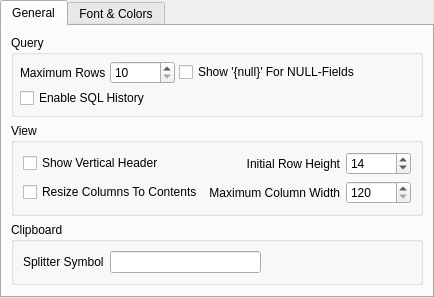
<?xml version="1.0" encoding="UTF-8"?>
<ui version="4.0">
 <class>QueryViewSettingsWidget</class>
 <widget class="QWidget" name="QueryViewSettingsWidget">
  <property name="geometry">
   <rect>
    <x>0</x>
    <y>0</y>
    <width>411</width>
    <height>288</height>
   </rect>
  </property>
  <property name="windowTitle">
   <string>Form</string>
  </property>
  <layout class="QVBoxLayout" name="verticalLayout_3">
   <property name="spacing">
    <number>0</number>
   </property>
   <property name="leftMargin">
    <number>0</number>
   </property>
   <property name="topMargin">
    <number>0</number>
   </property>
   <property name="rightMargin">
    <number>0</number>
   </property>
   <property name="bottomMargin">
    <number>0</number>
   </property>
   <item>
    <widget class="QTabWidget" name="tabWidget">
     <property name="currentIndex">
      <number>0</number>
     </property>
     <widget class="QWidget" name="tab">
      <attribute name="title">
       <string>General</string>
      </attribute>
      <layout class="QVBoxLayout" name="verticalLayout">
       <item>
        <widget class="QGroupBox" name="groupBox">
         <property name="title">
          <string>Query</string>
         </property>
         <layout class="QVBoxLayout" name="verticalLayout_2">
          <property name="spacing">
           <number>4</number>
          </property>
          <property name="leftMargin">
           <number>6</number>
          </property>
          <property name="topMargin">
           <number>6</number>
          </property>
          <property name="rightMargin">
           <number>6</number>
          </property>
          <property name="bottomMargin">
           <number>6</number>
          </property>
          <item>
           <layout class="QHBoxLayout" name="horizontalLayout">
            <item>
             <widget class="QLabel" name="label">
              <property name="text">
               <string>Maximum Rows</string>
              </property>
              <property name="buddy">
               <cstring>maxRowsSpinBox</cstring>
              </property>
             </widget>
            </item>
            <item>
             <widget class="QSpinBox" name="maxRowsSpinBox">
              <property name="minimumSize">
               <size>
                <width>65</width>
                <height>0</height>
               </size>
              </property>
              <property name="maximumSize">
               <size>
                <width>65</width>
                <height>16777215</height>
               </size>
              </property>
              <property name="minimum">
               <number>10</number>
              </property>
              <property name="maximum">
               <number>30000</number>
              </property>
              <property name="singleStep">
               <number>10</number>
              </property>
             </widget>
            </item>
            <item>
             <widget class="QCheckBox" name="showNullcheckBox">
              <property name="text">
               <string>Show '{null}' For NULL-Fields</string>
              </property>
             </widget>
            </item>
            <item>
             <spacer name="horizontalSpacer_2">
              <property name="orientation">
               <enum>Qt::Horizontal</enum>
              </property>
              <property name="sizeHint" stdset="0">
               <size>
                <width>40</width>
                <height>20</height>
               </size>
              </property>
             </spacer>
            </item>
           </layout>
          </item>
          <item>
           <layout class="QHBoxLayout" name="horizontalLayout_3">
            <item>
             <widget class="QCheckBox" name="sqlHistoryCheckBox">
              <property name="text">
               <string>Enable SQL History</string>
              </property>
             </widget>
            </item>
            <item>
             <spacer name="horizontalSpacer_4">
              <property name="orientation">
               <enum>Qt::Horizontal</enum>
              </property>
              <property name="sizeHint" stdset="0">
               <size>
                <width>40</width>
                <height>20</height>
               </size>
              </property>
             </spacer>
            </item>
           </layout>
          </item>
         </layout>
        </widget>
       </item>
       <item>
        <widget class="QGroupBox" name="groupBox_2">
         <property name="title">
          <string>View</string>
         </property>
         <layout class="QGridLayout" name="gridLayout">
          <item row="0" column="0">
           <widget class="QCheckBox" name="showVerticalHeaderCheckBox">
            <property name="text">
             <string>Show Vertical Header</string>
            </property>
           </widget>
          </item>
          <item row="0" column="1">
           <widget class="QLabel" name="label_2">
            <property name="text">
             <string>Initial Row Height</string>
            </property>
            <property name="alignment">
             <set>Qt::AlignRight|Qt::AlignTrailing|Qt::AlignVCenter</set>
            </property>
            <property name="buddy">
             <cstring>defaultRowHeightSpinBox</cstring>
            </property>
           </widget>
          </item>
          <item row="0" column="2">
           <widget class="QSpinBox" name="defaultRowHeightSpinBox">
            <property name="minimumSize">
             <size>
              <width>65</width>
              <height>0</height>
             </size>
            </property>
            <property name="maximumSize">
             <size>
              <width>65</width>
              <height>16777215</height>
             </size>
            </property>
            <property name="minimum">
             <number>8</number>
            </property>
            <property name="maximum">
             <number>300</number>
            </property>
            <property name="singleStep">
             <number>1</number>
            </property>
            <property name="value">
             <number>14</number>
            </property>
           </widget>
          </item>
          <item row="1" column="0">
           <widget class="QCheckBox" name="resizeColumnsToContentsCheckBox">
            <property name="text">
             <string>Resize Columns To Contents</string>
            </property>
           </widget>
          </item>
          <item row="1" column="1">
           <widget class="QLabel" name="label_3">
            <property name="text">
             <string>Maximum Column Width</string>
            </property>
            <property name="alignment">
             <set>Qt::AlignRight|Qt::AlignTrailing|Qt::AlignVCenter</set>
            </property>
            <property name="buddy">
             <cstring>maxColumnWidthSpinBox</cstring>
            </property>
           </widget>
          </item>
          <item row="1" column="2">
           <widget class="QSpinBox" name="maxColumnWidthSpinBox">
            <property name="minimumSize">
             <size>
              <width>65</width>
              <height>0</height>
             </size>
            </property>
            <property name="maximumSize">
             <size>
              <width>65</width>
              <height>16777215</height>
             </size>
            </property>
            <property name="minimum">
             <number>120</number>
            </property>
            <property name="maximum">
             <number>600</number>
            </property>
           </widget>
          </item>
         </layout>
        </widget>
       </item>
       <item>
        <widget class="QGroupBox" name="groupBox_4">
         <property name="title">
          <string>Clipboard</string>
         </property>
         <layout class="QHBoxLayout" name="horizontalLayout_2">
          <item>
           <widget class="QLabel" name="label_7">
            <property name="text">
             <string>Splitter Symbol</string>
            </property>
           </widget>
          </item>
          <item>
           <widget class="QLineEdit" name="splitterLineEdit"/>
          </item>
          <item>
           <spacer name="horizontalSpacer_3">
            <property name="orientation">
             <enum>Qt::Horizontal</enum>
            </property>
            <property name="sizeHint" stdset="0">
             <size>
              <width>130</width>
              <height>20</height>
             </size>
            </property>
           </spacer>
          </item>
         </layout>
        </widget>
       </item>
       <item>
        <spacer name="verticalSpacer">
         <property name="orientation">
          <enum>Qt::Vertical</enum>
         </property>
         <property name="sizeHint" stdset="0">
          <size>
           <width>20</width>
           <height>16</height>
          </size>
         </property>
        </spacer>
       </item>
      </layout>
     </widget>
     <widget class="QWidget" name="tab_2">
      <attribute name="title">
       <string>Font &amp;&amp; Colors</string>
      </attribute>
      <layout class="QGridLayout" name="gridLayout_2">
       <item row="0" column="0">
        <widget class="QPushButton" name="fontPushButton">
         <property name="text">
          <string>Font</string>
         </property>
        </widget>
       </item>
       <item row="0" column="1" colspan="2">
        <widget class="QCheckBox" name="alternatingRowsCheckBox">
         <property name="text">
          <string>Alternating Rows</string>
         </property>
        </widget>
       </item>
       <item row="1" column="0" colspan="2">
        <widget class="QLabel" name="label_4">
         <property name="text">
          <string>Foreground Color</string>
         </property>
         <property name="alignment">
          <set>Qt::AlignRight|Qt::AlignTrailing|Qt::AlignVCenter</set>
         </property>
        </widget>
       </item>
       <item row="1" column="3">
        <widget class="QToolButton" name="color0ToolButton">
         <property name="text">
          <string>...</string>
         </property>
        </widget>
       </item>
       <item row="1" column="4">
        <spacer name="horizontalSpacer">
         <property name="orientation">
          <enum>Qt::Horizontal</enum>
         </property>
         <property name="sizeHint" stdset="0">
          <size>
           <width>91</width>
           <height>20</height>
          </size>
         </property>
        </spacer>
       </item>
       <item row="2" column="0" colspan="3">
        <widget class="QLabel" name="label_5">
         <property name="text">
          <string>Background Colors (all/even rows)</string>
         </property>
         <property name="alignment">
          <set>Qt::AlignRight|Qt::AlignTrailing|Qt::AlignVCenter</set>
         </property>
        </widget>
       </item>
       <item row="2" column="3">
        <widget class="QToolButton" name="color1ToolButton">
         <property name="text">
          <string>...</string>
         </property>
        </widget>
       </item>
       <item row="3" column="0" colspan="3">
        <widget class="QLabel" name="label_6">
         <property name="text">
          <string>Background Colors (odd rows)</string>
         </property>
         <property name="alignment">
          <set>Qt::AlignRight|Qt::AlignTrailing|Qt::AlignVCenter</set>
         </property>
        </widget>
       </item>
       <item row="3" column="3">
        <widget class="QToolButton" name="color2ToolButton">
         <property name="text">
          <string>...</string>
         </property>
        </widget>
       </item>
       <item row="4" column="2">
        <spacer name="verticalSpacer_2">
         <property name="orientation">
          <enum>Qt::Vertical</enum>
         </property>
         <property name="sizeHint" stdset="0">
          <size>
           <width>20</width>
           <height>118</height>
          </size>
         </property>
        </spacer>
       </item>
      </layout>
     </widget>
    </widget>
   </item>
  </layout>
 </widget>
 <resources/>
 <connections/>
</ui>
